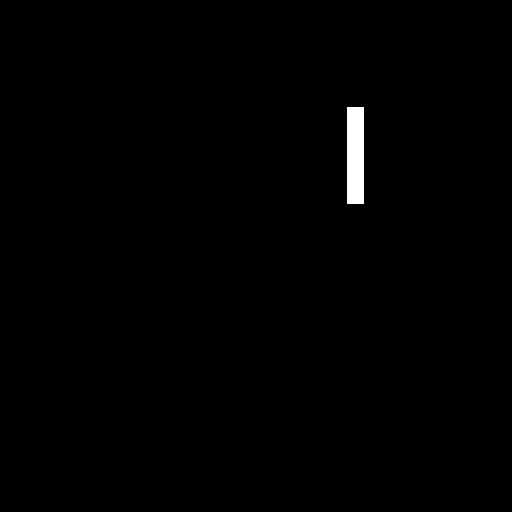
#> input picture digit_image_pocessing/Lab3/translated_rectangle.tif, 512 x 512 px, found by its file name
$ python lab3_template_20220315144751.py
#> lines starting #> are read from the running program, lines starting #| are printed output that depends on the picture; after the words box and inside, x2 and y2 are one past the last pixel; in counts of white or black regions, pixels touching at a corner belong together
#> `img = plt.imread(r"digit_image_pocessing\Lab3\translated_rectangle.tif")`: img: shape (512, 512); 0.63% white; 1 white region, box (x1, y1, x2, y2) and area: (347, 107, 364, 204) 1649
'''
For use in Lab3

* 在写fft和ifft的时候，可以在空间上使用（-1）*（x+y）改变图像，也可以在频率域上做shift，使用numpy的fft模组
* 可以自由选择做不做padding
* 注意在读入图像后，进行运算前最好使用img/255做归一化
* 注意ifft后的数据类型是复数，显示前要转为实数
* 生成核函数的时候可以使用np.linspace()和np.meshgrid()先生成网格，再统一计算网格上的值
* 建议调试的时候画出kernel 函数的图像确认
* 交的作业不允许使用其他的import, 自己自由探索的时候可以随意。多对比不同包的处理效果。

'''
#%%
import numpy as np
import matplotlib.pyplot as plt

def My_fft2d(img, shift=True):
    '''
    输入：
        img: 归一化后图像
        shift:
            bool type
            if 'False': no shifting operation

    输出：
        img_fft: img的2d fourier 变换后结果
    '''
    img_fft = np.fft.fft2(img)
    if shift:
        img_fft = np.fft.fftshift(img_fft)

    return img_fft

def My_ifft2d(img_fft, shift=True):
    '''
    输入：
        img_fft: fft 后图像
        shift:
            bool type
            if 'False': no shifting operation

    输出：
        img_rec: fft 反变换后重建图像
    '''
    if shift:
        img_fft = np.fft.fftshift(img_fft)
    img_rec = np.fft.ifft2(img_fft)


    return img_rec

#Q1, 使用translated_rectangle.tif, 一行两列，左：原图， 右：Fourier 谱图
def question1(image_input):
    img = image_input/np.max(image_input)
    img_fft = My_fft2d(img)
    img_fft = np.log(abs(img_fft))


    plt.figure()
    plt.subplot(1,2,1)
    plt.imshow(image_input , cmap='gray') # 原图
    plt.subplot(1,2,2)

    plt.imshow(img_fft , cmap='gray') # 谱图，注意做个log变换

    plt.show(block=False)
    plt.pause(3)
    plt.close()
    return

#Q2, 使用characters_test_pattern.tif, 一行三列，：ilpf, blpf, glpf
def question2(image_input):

    img = plt.imread(r"digit_image_pocessing\Lab3\translated_rectangle.tif")
    h,w = img.shape
#> h = 512; w = 512
    center = h/2,w/2
#> center = (256, 256)
    u_grid = np.linspace(0,h-1,h)
#> u_grid = 512 values from 0 to 511
    v_grid = np.linspace(0,w-1,w)
#> v_grid = 512 values from 0 to 511
    grid = np.meshgrid(u_grid,v_grid)
    Distance = np.sqrt((grid[1]-center[0])**2 + (grid[0]-center[1])**2)            # 表示各个点到中心点的距离

    #image after fourier converter
    img = My_fft2d(image_input)


    #ideal kernel
    D0 = 10
    iH = np.where(Distance < D0, 1, 0)
    img1 = img * iH
    img1 = My_ifft2d(img1)


    #BLPF
    D0 = 10
    n = 1
    bH = 1/(1+(Distance/D0)**2*n)
    img2 = img * bH
    img2 = My_ifft2d(img2)

    #GLPF
    D0 = 40
    gH = np.exp(-Distance**2/(2*D0**2))
    img3 = img * gH
    img3= My_ifft2d(img3)

    plt.figure()
    plt.subplot(1,3,1)
    plt.imshow(np.real(img1) , cmap='gray') # ilpf
    plt.subplot(1,3,2)
    plt.imshow(np.real(img2), cmap='gray') # blpf
    plt.subplot(1,3,3)
    plt.imshow(np.real(img3) , cmap='gray') # glpf

    plt.show(block=False)
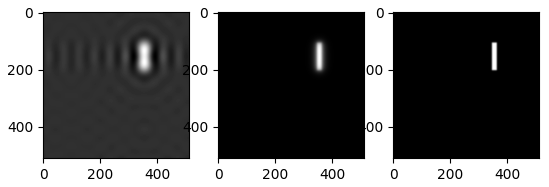
#> figure drawn by matplotlib, 3 panels
    plt.pause(10)
    plt.close()

# [42 lines of commented-out code are left out]


if __name__ == '__main__':
    # image_input_list = [...]
    # question_count = len(questions)
    # for index in range(0, question_count):

    ## 自己的
    img = plt.imread(r"digit_image_pocessing\Lab3\translated_rectangle.tif")
    question2(img)


    pass
